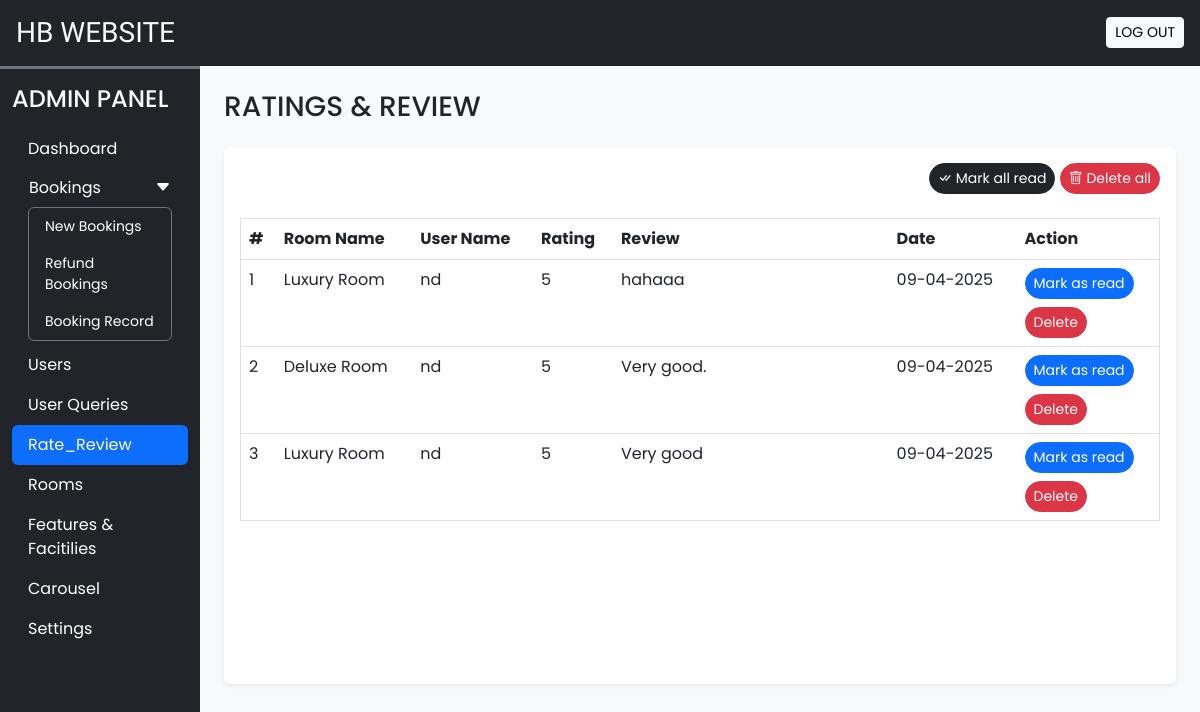
The app's page /admin/rate_review.php (signed in) with its own data.
### tables this page shows
CREATE TABLE `rating_review` (
  `sr_no` int(11) NOT NULL,
  `booking_id` int(11) NOT NULL,
  `room_id` int(11) NOT NULL,
  `user_id` int(11) NOT NULL,
  `rating` int(11) NOT NULL,
  `review` varchar(200) NOT NULL,
  `seen` tinyint(4) NOT NULL DEFAULT 0,
  `datentime` datetime NOT NULL DEFAULT current_timestamp()
);

CREATE TABLE `rooms` (
  `id` int(11) NOT NULL,
  `name` varchar(150) NOT NULL,
  `area` int(11) NOT NULL,
  `price` int(11) NOT NULL,
  `quantity` int(11) NOT NULL,
  `adult` int(11) NOT NULL,
  `children` int(11) NOT NULL,
  `description` varchar(350) NOT NULL,
  `status` tinyint(4) NOT NULL DEFAULT 1,
  `removed` int(11) NOT NULL DEFAULT 0
);

CREATE TABLE `user_cred` (
  `id` int(11) NOT NULL,
  `name` varchar(100) NOT NULL,
  `email` varchar(150) NOT NULL,
  `address` varchar(150) NOT NULL,
  `phonenum` varchar(100) NOT NULL,
  `pincode` varchar(100) NOT NULL,
  `dob` date NOT NULL,
  `profile` varchar(100) NOT NULL,
  `password` varchar(200) NOT NULL,
  `is_verified` int(11) DEFAULT 0,
  `token` varchar(200) DEFAULT NULL,
  `t_expire` date NOT NULL,
  `status` int(11) NOT NULL DEFAULT 1,
  `datentime` datetime NOT NULL DEFAULT current_timestamp()
);

### admin/rate_review.php (the view, shortened to what this page needs)
<!DOCTYPE html>
<html lang="en">
<head>
    <?php require 'inc/links.php' ?>
</head>
<body class="bg-light">
    <?php require 'inc/header.php' ?>
    <div class="container-fluid" id="main-content">
        <div class="row">
            <div class="col-lg-10 ms-auto p-4">
                <h3 class="mb-4">RATINGS & REVIEW</h3>
                <div class="card border-0 shadow-sm mb-4">
                    <div class="card-body">
                        <div class="text-end mb-4">
                            <a href="?seen=all" class="btn btn-dark rounded-pill shadow-none btn-sm">
                                <i class="bi bi-check-all"></i> Mark all read
                            </a>
                            <a href="?del=all" class="btn btn-danger rounded-pill shadow-none btn-sm">
                                <i class="bi bi-trash"></i> Delete all
                            </a>
                        </div>
                        <div class="table-responsive-md" style="height: 450px; overflow-y: scroll;">
                            <table class="table table-hover border">
                                <thead>
                                    <tr class="bg-dark text-light">
                                        <th scope="col">#</th>
                                        <th scope="col">Room Name</th>
                                        <th scope="col">User Name</th>
                                        <th scope="col">Rating</th>
                                        <th scope="col" width="30%">Review</th>
                                        <th scope="col">Date</th>
                                        <th scope="col">Action</th>
                                    </tr>
                                </thead>
                                <tbody>
                                    <?php
                                    $q = "SELECT rr.*,uc.name AS uname, r.name AS rname FROM `rating_review` rr
                                    INNER JOIN `user_cred` uc ON rr.user_id = uc.id
                                    INNER JOIN `rooms` r ON rr.room_id = r.id
                                    ORDER BY `sr_no` DESC";
                                    $data = mysqli_query($con, $q);
                                    $i = 1;
                                    while ($row = mysqli_fetch_assoc($data)) {
                                        $date = date('d-m-Y', strtotime($row['datentime']));
                                        $seen = "";
                                        if ($row['seen'] != 1) {
                                            $seen .= "<a href='?seen=" . urlencode($row['sr_no']) . "' class='btn btn-sm rounded-pill btn-primary mb-2'>Mark as read</a><br>";
                                        }
                                        $seen .= "<a href='?del=" . urlencode($row['sr_no']) . "' class='btn btn-sm rounded-pill btn-danger'>Delete</a>";
                                        echo <<<query
                                            <tr>
                                                <td>$i</td>
                                                <td>{$row['rname']}</td>
                                                <td>{$row['uname']}</td>
                                                <td>{$row['rating']}</td>
                                                <td>{$row['review']}</td>
                                                <td>$date</td>
                                                <td>$seen</td>
                                            </tr>
                                            query;
                                        $i++;
                                    }
                                    ?>
                                </tbody>
                            </table>
                        </div>
                    </div>
                </div>
            </div>
        </div>
    </div>
</body>
</html>

### admin/css/common.css (style rules this page uses)
:root { --teal: #2ec1ac; --teal_hover: #279e8c; }
* { font-family: "Poppins", sans-serif; }

### records on screen
rating_review: room.name "Luxury Room", user.name "nd", rating "5", review "hahaaa", datentime "09-04-2025"
rating_review: room.name "Deluxe Room", user.name "nd", rating "5", review "Very good.", datentime "09-04-2025"
rating_review: room.name "Luxury Room", user.name "nd", rating "5", review "Very good", datentime "09-04-2025"
